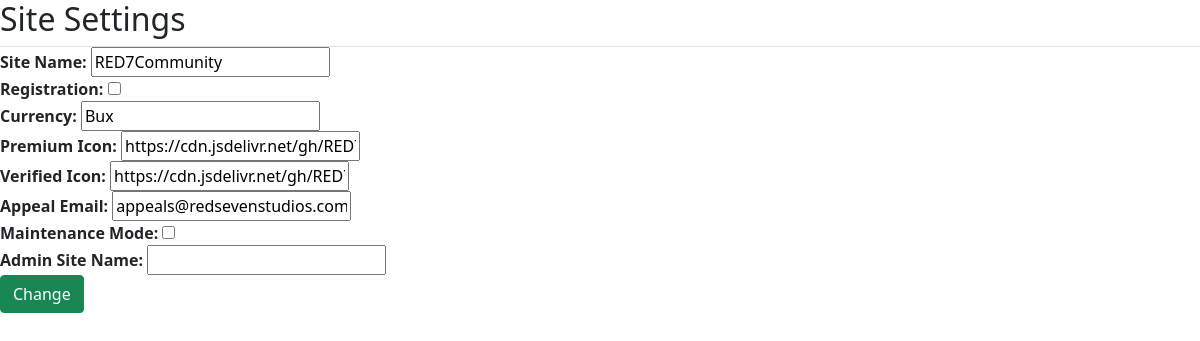
The page /admin.red7community.ml/site-settings.php (signed in) on the database as committed earlier.
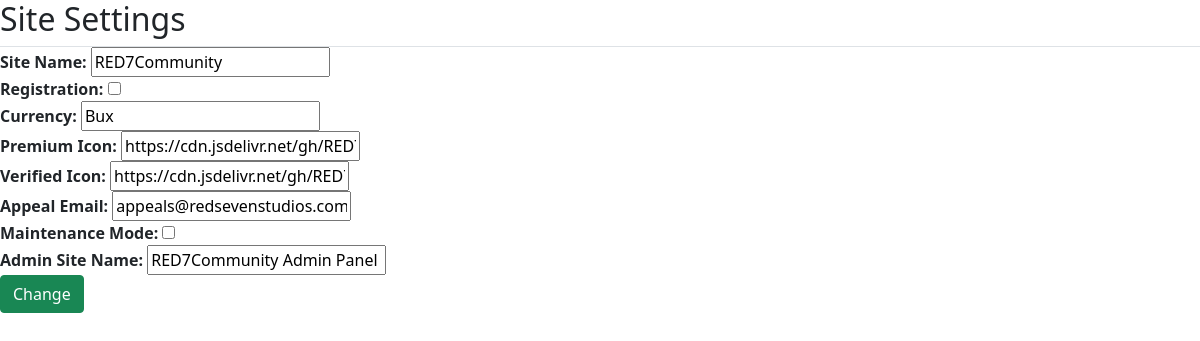
The same page on the database as committed later.
### tables this page shows
CREATE TABLE IF NOT EXISTS `site_info` (
                                           `id` int NOT NULL AUTO_INCREMENT,
                                           `name` text NOT NULL,
                                           `content` text NOT NULL,
                                           PRIMARY KEY (`id`)
);

### admin.red7community.ml/site-settings.php (the view, shortened to what this page needs)
<?php
	include_once $_SERVER["DOCUMENT_ROOT"]. "/assets/common.php";
?>
<!DOCTYPE html>
<html lang="en">
<head>
	<link href="https://cdn.jsdelivr.net/npm/bootstrap@5.0.0-beta2/dist/css/bootstrap.min.css" rel="stylesheet">
	<link rel="stylesheet" href="/assets/css/style.css">
	<link rel="stylesheet" href="/assets/css/sidebar.css">
</head>
<body>
<?php include_once $_SERVER["DOCUMENT_ROOT"] . "/account/navbar.php" ?>
<div class="page-content-wrapper">
	<div class="d-flex align-items-center border-bottom">
		<h2>
		</h2>
	</div>
    <form method="post" action="/moderate/ajax.php"
          onSubmit="return ajaxSubmit(this);">
        <label><b>Site Name:</b></label>
        <input type="text" name="site_name" value="<?php $sql = "SELECT content FROM site_info WHERE name='site_name'";
	        $result = mysqli_query($link, $sql);
	        if (mysqli_num_rows($result) > 0) {
		        while ($row = mysqli_fetch_assoc($result)) {
			        echo $row['content'];
		        }
	        } ?>" />
        <br>
        <label><b>Registration:</b></label>
        <input type="checkbox" name="registration" <?php if ($registration == "on") { echo 'checked'; } ?> />
        <br>
        <label><b>Currency:</b></label>
        <input type="text" name="currency" value="<?php $sql = "SELECT content FROM site_info WHERE name='currency'";
		    $result = mysqli_query($link, $sql);
		    if (mysqli_num_rows($result) > 0) {
			    while ($row = mysqli_fetch_assoc($result)) {
				    echo $row['content'];
			    }
		    } ?>" />
        <br>
        <label><b>Premium Icon:</b></label>
        <input type="text" name="premiumIcon" value="<?php $sql = "SELECT content FROM site_info WHERE name='premiumIcon'";
		    $result = mysqli_query($link, $sql);
		    if (mysqli_num_rows($result) > 0) {
			    while ($row = mysqli_fetch_assoc($result)) {
				    echo $row['content'];
			    }
		    } ?>" />
        <br>
        <label><b>Verified Icon:</b></label>
        <input type="text" name="verifiedIcon" value="<?php $sql = "SELECT content FROM site_info WHERE name='verifiedIcon'";
		    $result = mysqli_query($link, $sql);
		    if (mysqli_num_rows($result) > 0) {
			    while ($row = mysqli_fetch_assoc($result)) {
				    echo $row['content'];
			    }
		    } ?>"/>
        <br>
        <label><b>Appeal Email:</b></label>
        <input type="text" name="appealEmail" value="<?php $sql = "SELECT content FROM site_info WHERE name='appealEmail'";
		    $result = mysqli_query($link, $sql);
		    if (mysqli_num_rows($result) > 0) {
			    while ($row = mysqli_fetch_assoc($result)) {
				    echo $row['content'];
			    }
		    } ?>"/>
        <br>
        <label><b>Maintenance Mode:</b></label>
        <input type="checkbox" name="maintenance" <?php if ($maintenanceMode == "on") { echo 'checked'; } ?> />
        <br>
        <label><b>Admin Site Name:</b></label>
        <input type="text" name="admin_site_name" value="<?php $sql = "SELECT content FROM site_info WHERE name='admin_site_name'";
		    $result = mysqli_query($link, $sql);
		    if (mysqli_num_rows($result) > 0) {
			    while ($row = mysqli_fetch_assoc($result)) {
				    echo $row['content'];
			    }
		    } ?>"/>
        <br>
        <input class="btn btn-success" type="submit" name="form_submit" value="Change"/>
    </form>
</div>
</body>
</html>

### admin.red7community.ml/assets/css/style.css (style rules this page uses)
html, body { margin: 0; height: 100%; }

### admin.red7community.ml/assets/css/sidebar.css (style rules this page uses)
body { overflow-x: hidden; }

Rows that differ between the two databases and show on the page:
added site_info: admin_site_name "RED7Community Admin Panel"
